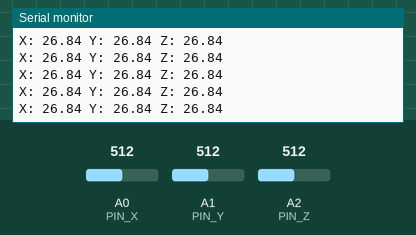
Recording of a sketch running on a simulated Arduino Zero (SAMD21). On the bench: the last lines printed to the serial monitor. The inputs (shaded band) are chosen by the test bench; at power-on: A0 (PIN_X) = 512, A1 (PIN_Y) = 512, A2 (PIN_Z) = 512 (analog values on the 0–1023 scale).

Above: at 1.2 s.
1.3 s: A0 (PIN_X) set to 716
At 1.31 s:
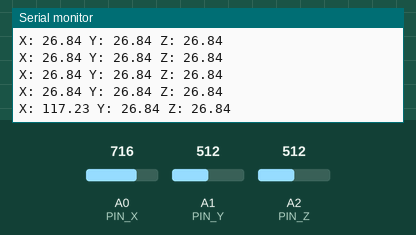
2.8 s: A1 (PIN_Y) set to 716
At 2.82 s:
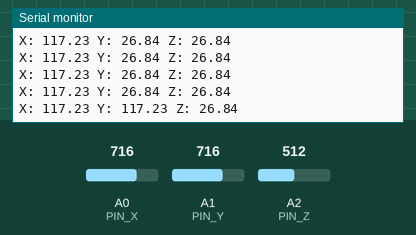
4.3 s: A2 (PIN_Z) set to 716
At 4.33 s:
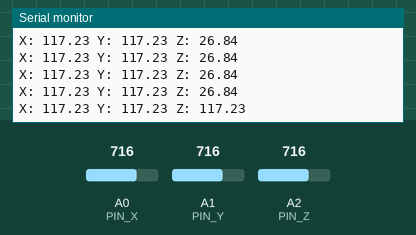
5.8 s: A0 (PIN_X) set to 900
At 5.84 s:
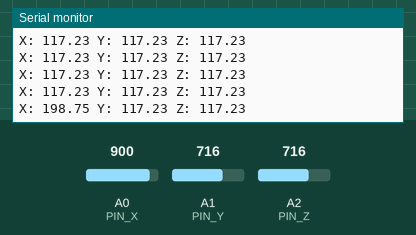
7.3 s: A1 (PIN_Y) set to 900
At 7.34 s:
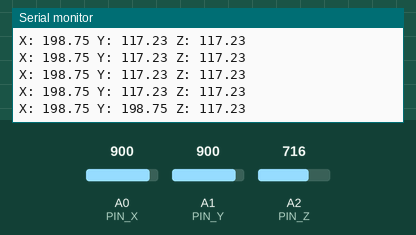
8.8 s: A2 (PIN_Z) set to 900
At 8.85 s:
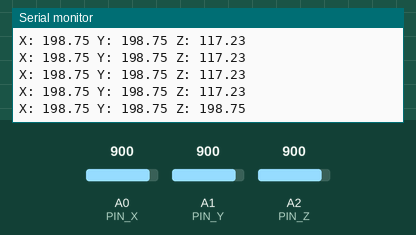
Timing chart, 0 to 11.3 s (numbered marks = the images above; inputs shaded):
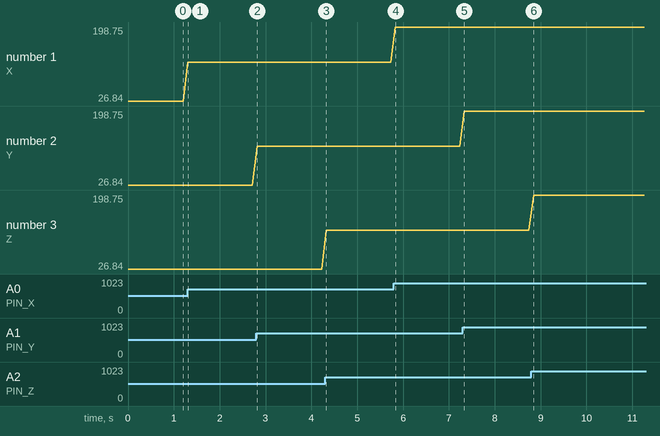

The sketch:

adxl377.ino
```cpp
#define PIN_X A0
#define PIN_Y A1
#define PIN_Z A2

#define VOLTAGE_M 1587 // measured
#define ACC_CALIBRATION 3600/4096*200/VOLTAGE_M // 12 bits, 3.6V reference

float G_High_x;
float G_High_y;
float G_High_z;


void setup() {
  Serial.begin(9600);
  analogReadResolution(12); // setup resolution for sensor
  acc_init();


}

void loop() {
  // put your main code here, to run repeatedly:
  read_acc();
  delay(100);

}

/*
 * ADXL377
 */
 void acc_init(){
  pinMode(PIN_X,INPUT);
  pinMode(PIN_Y,INPUT);
  pinMode(PIN_Z,INPUT);
 }

 void read_acc(){
  int X_val = analogRead(PIN_X); // max is 3700+ ~ 3.3V
  int Y_val = analogRead(PIN_Y);
  int Z_val = analogRead(PIN_Z);
  // 3600mV/4096 * Counts = voltage
  // (voltage-1650)*(200) = acc (gs)
  // (3600/4096*1841-1650)*200/1650
  G_High_x = ((float)X_val*ACC_CALIBRATION)-200.0;
  G_High_y = ((float)Y_val*ACC_CALIBRATION)-200.0;
  G_High_z = ((float)Z_val*ACC_CALIBRATION)-200.0;
  Serial.print("X: ");Serial.print(G_High_x);Serial.print(" Y: ");Serial.print(G_High_y);Serial.print(" Z: ");Serial.println(G_High_z);
 }
```

Measured:
- after the input at 1.3 s, the serial monitor: prints a new line at once (image 1)
- after the input at 2.8 s, the serial monitor: prints a new line at once (image 2)
- after the input at 4.3 s, the serial monitor: prints a new line at once (image 3)
- after the input at 5.8 s, the serial monitor: prints a new line at once (image 4)
- after the input at 7.3 s, the serial monitor: prints a new line at once (image 5)
- after the input at 8.8 s, the serial monitor: prints a new line after 0.05 s (image 6)
- plotted number 1: 26.84 → 117.23 after the input at 1.3 s, 117.23 → 198.75 after the input at 5.8 s
